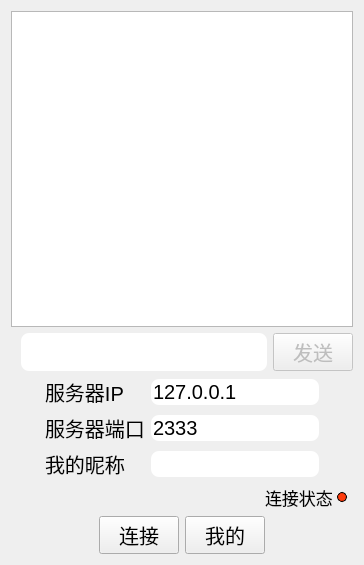
<?xml version="1.0" encoding="UTF-8"?>
<ui version="4.0">
 <class>ClientDialog</class>
 <widget class="QDialog" name="ClientDialog">
  <property name="geometry">
   <rect>
    <x>0</x>
    <y>0</y>
    <width>364</width>
    <height>565</height>
   </rect>
  </property>
  <property name="font">
   <font>
    <pointsize>15</pointsize>
   </font>
  </property>
  <property name="windowTitle">
   <string>聊天室客户端</string>
  </property>
  <property name="styleSheet">
   <string notr="true">QLineEdit{
border-radius:8px;
}
</string>
  </property>
  <layout class="QVBoxLayout" name="verticalLayout">
   <item>
    <widget class="QListWidget" name="listWidget"/>
   </item>
   <item>
    <layout class="QHBoxLayout" name="horizontalLayout">
     <property name="leftMargin">
      <number>10</number>
     </property>
     <item>
      <widget class="QLineEdit" name="messageEdit">
       <property name="sizePolicy">
        <sizepolicy hsizetype="Expanding" vsizetype="Minimum">
         <horstretch>0</horstretch>
         <verstretch>0</verstretch>
        </sizepolicy>
       </property>
       <property name="minimumSize">
        <size>
         <width>0</width>
         <height>37</height>
        </size>
       </property>
       <property name="text">
        <string/>
       </property>
      </widget>
     </item>
     <item>
      <widget class="QPushButton" name="sendButton">
       <property name="enabled">
        <bool>false</bool>
       </property>
       <property name="text">
        <string>发送</string>
       </property>
       <property name="iconSize">
        <size>
         <width>16</width>
         <height>16</height>
        </size>
       </property>
      </widget>
     </item>
    </layout>
   </item>
   <item>
    <layout class="QHBoxLayout" name="horizontalLayout_2">
     <item>
      <spacer name="horizontalSpacer">
       <property name="orientation">
        <enum>Qt::Orientation::Horizontal</enum>
       </property>
       <property name="sizeHint" stdset="0">
        <size>
         <width>20</width>
         <height>20</height>
        </size>
       </property>
      </spacer>
     </item>
     <item>
      <layout class="QGridLayout" name="gridLayout">
       <property name="leftMargin">
        <number>20</number>
       </property>
       <property name="rightMargin">
        <number>20</number>
       </property>
       <item row="0" column="0">
        <widget class="QLabel" name="label">
         <property name="text">
          <string>服务器IP</string>
         </property>
        </widget>
       </item>
       <item row="0" column="1">
        <widget class="QLineEdit" name="serverIPEdit">
         <property name="text">
          <string>127.0.0.1</string>
         </property>
        </widget>
       </item>
       <item row="1" column="0">
        <widget class="QLabel" name="label_2">
         <property name="text">
          <string>服务器端口</string>
         </property>
        </widget>
       </item>
       <item row="1" column="1">
        <widget class="QLineEdit" name="serverPortEdit">
         <property name="text">
          <string>2333</string>
         </property>
        </widget>
       </item>
       <item row="2" column="1">
        <widget class="QLineEdit" name="usernameEdit">
         <property name="enabled">
          <bool>false</bool>
         </property>
         <property name="text">
          <string/>
         </property>
        </widget>
       </item>
       <item row="2" column="0">
        <widget class="QLabel" name="label_3">
         <property name="text">
          <string>我的昵称</string>
         </property>
        </widget>
       </item>
      </layout>
     </item>
     <item>
      <spacer name="horizontalSpacer_2">
       <property name="orientation">
        <enum>Qt::Orientation::Horizontal</enum>
       </property>
       <property name="sizeHint" stdset="0">
        <size>
         <width>20</width>
         <height>20</height>
        </size>
       </property>
      </spacer>
     </item>
    </layout>
   </item>
   <item>
    <layout class="QHBoxLayout" name="horizontalLayout_4">
     <property name="spacing">
      <number>4</number>
     </property>
     <property name="topMargin">
      <number>0</number>
     </property>
     <item>
      <spacer name="horizontalSpacer_6">
       <property name="orientation">
        <enum>Qt::Orientation::Horizontal</enum>
       </property>
       <property name="sizeHint" stdset="0">
        <size>
         <width>40</width>
         <height>20</height>
        </size>
       </property>
      </spacer>
     </item>
     <item>
      <widget class="QLabel" name="label_4">
       <property name="font">
        <font>
         <pointsize>13</pointsize>
        </font>
       </property>
       <property name="text">
        <string>连接状态</string>
       </property>
      </widget>
     </item>
     <item>
      <widget class="QRadioButton" name="statusRadio">
       <property name="enabled">
        <bool>false</bool>
       </property>
       <property name="sizePolicy">
        <sizepolicy hsizetype="Minimum" vsizetype="Minimum">
         <horstretch>0</horstretch>
         <verstretch>0</verstretch>
        </sizepolicy>
       </property>
       <property name="font">
        <font>
         <pointsize>1</pointsize>
        </font>
       </property>
       <property name="styleSheet">
        <string notr="true">QRadioButton::indicator{
	width:8px;
	height:8px;
	border-radius:5px;
	border-style: solid;
	border-width: 0.5px;
	border-color: black;
}
QRadioButton::indicator:checked {
	background-color:green;
}
QRadioButton::indicator:unchecked {
	background-color:rgb(255, 60, 13);
}</string>
       </property>
       <property name="text">
        <string/>
       </property>
      </widget>
     </item>
    </layout>
   </item>
   <item>
    <layout class="QHBoxLayout" name="horizontalLayout_3">
     <item>
      <spacer name="horizontalSpacer_3">
       <property name="orientation">
        <enum>Qt::Orientation::Horizontal</enum>
       </property>
       <property name="sizeHint" stdset="0">
        <size>
         <width>40</width>
         <height>20</height>
        </size>
       </property>
      </spacer>
     </item>
     <item>
      <widget class="QPushButton" name="connectButton">
       <property name="text">
        <string>连接</string>
       </property>
      </widget>
     </item>
     <item>
      <widget class="QPushButton" name="myButton">
       <property name="text">
        <string>我的</string>
       </property>
      </widget>
     </item>
     <item>
      <spacer name="horizontalSpacer_4">
       <property name="orientation">
        <enum>Qt::Orientation::Horizontal</enum>
       </property>
       <property name="sizeHint" stdset="0">
        <size>
         <width>40</width>
         <height>20</height>
        </size>
       </property>
      </spacer>
     </item>
    </layout>
   </item>
  </layout>
 </widget>
 <resources/>
 <connections/>
</ui>
